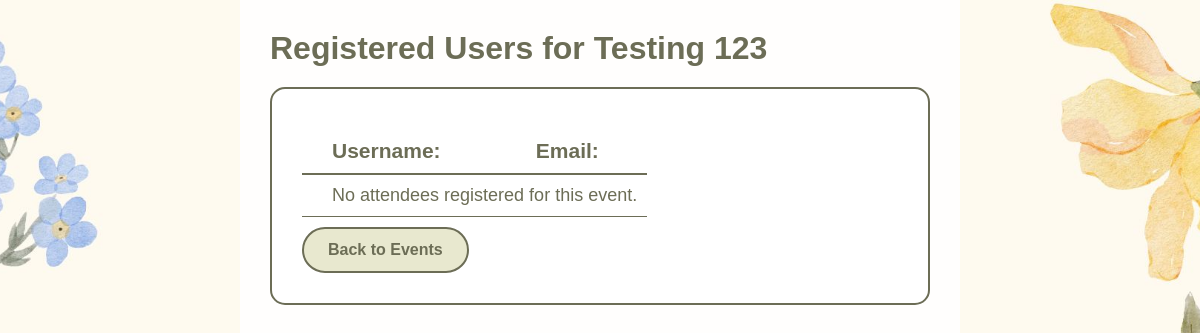
Before: /event/1/attendees with the older database file.
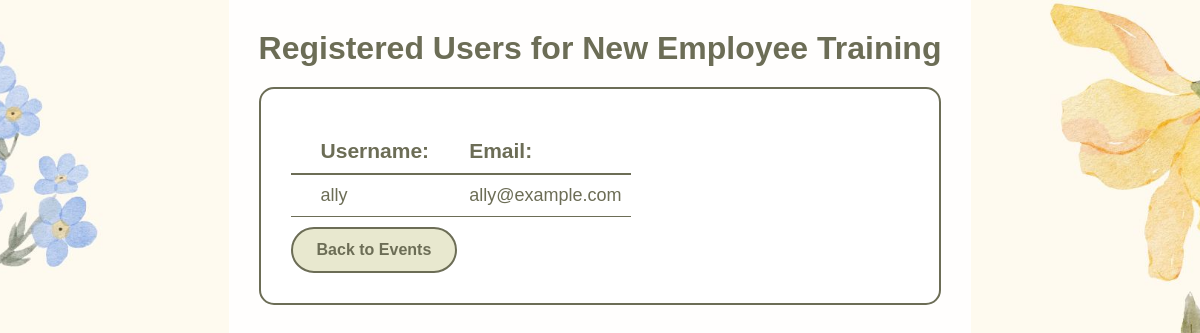
After: the same page with the newer database file.
### main.py (models this page shows, shortened)
class Event(db.Model):
    id = db.Column(db.Integer, primary_key=True)
    title = db.Column(db.String(100), nullable=False)
    description = db.Column(db.Text, nullable=False)
    date = db.Column(db.String(20), nullable=False)
    time = db.Column(db.String(20), nullable=False)
    location = db.Column(db.String(120), nullable=False)
    event_type = db.Column(db.String(20), nullable=False, default='other')  # New field
    manager_id = db.Column(db.Integer, db.ForeignKey('user.id'), nullable=False)
    created_at = db.Column(db.DateTime, default=datetime.utcnow)

class User(db.Model):
    id = db.Column(db.Integer, primary_key=True)
    username = db.Column(db.String(80), unique=True, nullable=False)
    email = db.Column(db.String(120), unique=True, nullable=False)
    password_hash = db.Column(db.String(128), nullable=False)
    role = db.Column(db.String(20), default='user')
    created_at = db.Column(db.DateTime, default=datetime.utcnow)
    registered_events = db.relationship(
        'Event',
        secondary=registrations,
        backref=db.backref('attendees', lazy='dynamic')
    )
    managed_events = db.relationship('Event', backref='manager', foreign_keys='Event.manager_id')

### main.py (the view)
@app.route('/event/<int:event_id>/attendees')
def view_attendees(event_id):
    event = Event.query.get_or_404(event_id)  # Get the event or return 404 if not found
    attendees = event.attendees  # Get the list of attendees for the event
    return render_template('attendees.html', event=event, attendees=attendees)

### templates/attendees.html (shortened to what this page needs)
<!DOCTYPE html>
<html lang="en">
<head>
    <link rel="stylesheet" href="{{ url_for('static', filename='styles.css') }}">
    <link href='https://unpkg.com/boxicons@2.1.4/css/boxicons.min.css' rel='stylesheet'>
</head>
<body>
    <div class="dashboard-container">
    <h1>Registered Users for {{ event.title }}</h1>
    <div class="users-container">
    <table>
        <thead>
            <tr>
                <th>Username:</th>
                <th>Email:</th>
            </tr>
        </thead>
        <tbody>
            {% for attendee in attendees %}
            <tr>
                <td>{{ attendee.username }}</td>
                <td>{{ attendee.email }}</td>
            </tr>
            {% else %}
            <tr>
                <td colspan="2">No attendees registered for this event.</td>
            </tr>
            {% endfor %}
        </tbody>
    </table>
    <a href="{{ url_for('manager_dashboard') }}" class="button">Back to Events</a>
    </div>
</div>
</body>
</html>

Changed rows visible on the page:
changed Event: title "Testing 123" → "New Employee Training"
now on this page (row edited): User: username "ally", email "ally@example.com"
Other visible differences:
text no longer shown: "No attendees registered for this event."
